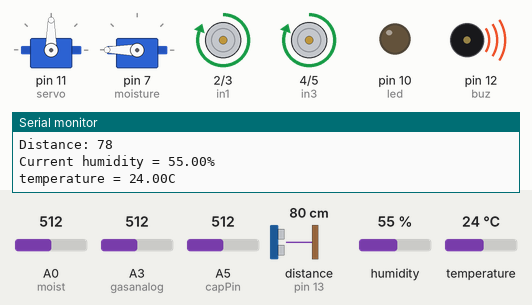
Bench run of a sketch on a simulated Arduino Uno, built with avr-gcc and run on an emulated ATmega328P. On the bench: 2 × servo, motor-driver pin pairs drawn as motors (green arrow = first pin HIGH = forward, orange = second pin HIGH = backward, longer = more drive), output pins drawn as LEDs (lit = HIGH), buzzer (waves = sounding, pin HIGH), the last lines printed to the serial monitor. Wiring (inferred from the names in the program): ultrasonic range finder: trigger pin 8; echo pin 13. The test bench sets the inputs (shaded band); at power-on: distance to the obstacle (sensor on pin 13) 80 cm, A0 (moist) = 512, A3 (gasanalog) = 512, A5 (capPin) = 512, humidity 55 %, temperature 24 °C. The echo pulse lasts 58.3 µs per cm; pins used as bus, display or sensor lines are not drawn.

Above: at 8.2 s.
8.3 s: distance to the obstacle (sensor on pin 13) set to 29 cm
At 9.79 s:
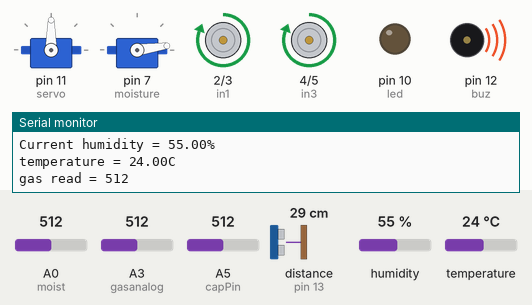
16.3 s: distance to the obstacle (sensor on pin 13) set to 24 cm
At 17.61 s:
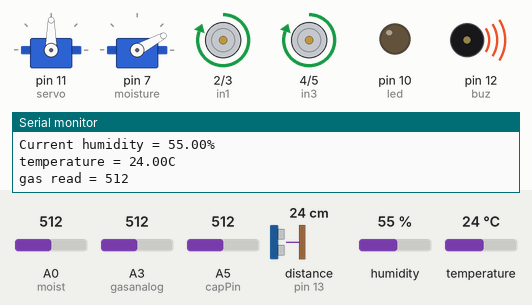
At 20.6 s:
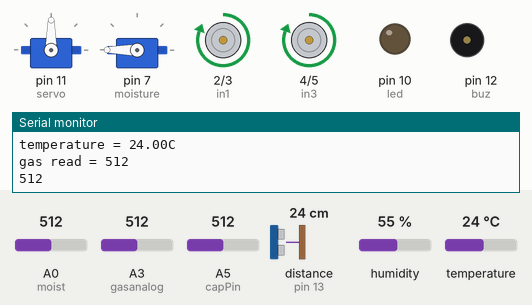
25.3 s: A0 (moist) set to 884
37.0 s: A0 (moist) set to 911
40.5 s: A3 (gasanalog) set to 30
45.9 s: distance to the obstacle (sensor on pin 13) set to 299 cm
At 51.22 s:
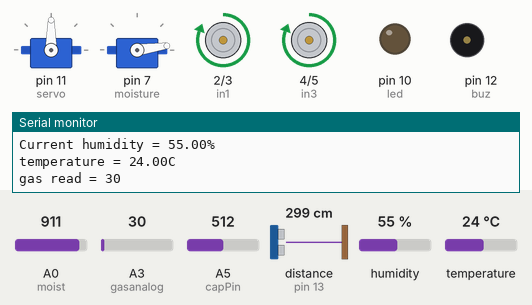
Timing chart, 0 to 54.1 s (numbered marks = the images above; inputs shaded):
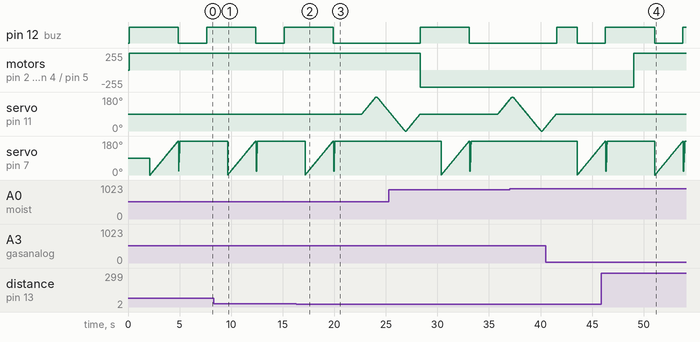

The sketch:

maincode.ino
```cpp
//arduino code
/*the IDE of the arduino will not compile this code until you download the libraries mintioned in the code ,, the first library is "dht" library and the second is
"Servo" library .. if you use the code without downloading libraries , the IDE will show compiling errors*/
#include <Servo.h>      //the Servo library
#include "dht.h"        //the humidty sensor library
const int trigPin = 8;  // trig pin of ultrasonic
const int echoPin = 13; // echo pin of ultrasonic
long duration;          // the time taken by ultrawaves from the emmiting side to the receving side
int distance;           // the distance travelled by the ultrawaves
#define dht_apin A2     // the analog pin of the humidty sensor (because it depends on resistance)
#define gasanalog A3    // the analog pin of the gas sensor (because it depends on resistance)
#define capPin A5       // the first analog receving pin of the metal detector
#define pulsePin A4     // the second analog receving pin of the metal detecor
#define led 10          // the OUTPUT of the Led of the metal detector
#define in1  2          // the first pin controlling with the direction of the right motor
#define in2  3          // the second pin controling with the direction of the right motor
#define in3  4          // the first pin controlling with the direction of the left motor
#define in4  5          // the second pin controling with the direction of the left motor
#define buzzer 9        // the pin controling the buzzer of metal detector
int buz = 12;           // the pin controling the buzzer of the (gas sensor, humidty sensor and moisture sensor)
#define moist A0        // the pin receving the analog read of the moisture sensor because it woks as a variable resistance
int moistureread;       // the variable taking it's value form the pin "A0" especially the pin called "moist"
int deg;                // the degree of rotation of moisture servo

long sumExpect=0;       // the first variable responsibel for metal detector calculation
long ignor=0;           // the second variable responsibel for metal detector calculation
long diff=0;            // the third variable responsibel for metal detector calculation
long pTime=0;           // the fourth variable responsibel for metal detector calculation
long buzPeriod=0;


dht DHT;                   //function from the library "dht.h" that actives the humidty/tempreature sensor
Servo servo;               //function from the library "Servo.h" to define the first servo
Servo moisture;            //function from the library "Servo.h" to define the second servo
void setup () {

  pinMode (trigPin, OUTPUT);  //set the pin "trigpin" to be an output for the data
  pinMode (echoPin, INPUT);   //set the pin "echopin" to be an input for the data
  pinMode (in1, OUTPUT);      //set the pin "in1" to be an output to give HIGH or LOW signals from the arduino to the H-Bridge control the direction of rotation for the motor
  pinMode (in2, OUTPUT);      //set the pin "in2" to be an output to give HIGH or LOW signals from the arduino to the H-Bridge control the direction of rotation for the motor
  pinMode (in3, OUTPUT);      //set the pin "in3" to be an output to give HIGH or LOW signals from the arduino to the H-Bridge control the direction of rotation for the motor
  pinMode (in4, OUTPUT);      //set the pin "in4" to be an output to give HIGH or LOW signals from the arduino to the H-Bridge control the direction of rotation for the motor
  pinMode(pulsePin,OUTPUT);   //set the pin of the pulse of the metal detector to give pulses to the metal detector by the arduino
  pinMode(capPin, INPUT);     //set the capacitor pin of the metal detector to be an input to read the capacitor by the arduino analog pins
  pinMode(led, OUTPUT);       //set the led pin resposible for the metal detector to be an output

  digitalWrite(pulsePin, LOW); //set the pulse pin of the metal detector to LOW in a kind of saftey step to get the accurate reading
  digitalWrite(buzzer, LOW);   //set the buzzer pin of the metal detector to LOW to stop it from buzzing if it was buzzing befor restarting the arduino

  Serial.begin(9600);          //start the serial number (9600) so the rate of transferring data to the arduino is 9600 bits/second
  servo.attach(11);            //attach the servo of the ultrasonic in the pin 11
  moisture.attach(7);          //attach the servo of the moisture sensor in the pin 7
  pinMode(buzzer, OUTPUT);     //set the mode of the buzzer of the metal detector to be an output
  pinMode(buz, OUTPUT);        //set the mode of the other sensors (gas sensor, humidty sensor adn smoiture sensor) to be an output
}

void loop () {

    measure();                 //A defined function below that measures the distance using ultrasonic and put the value in the variable called "distance" declared above...
                               // first robot turning condition

    if(distance<25){                           //if the distance in front of the robot was less than 25 cms, the ultrasonic will turn right and see if the robot can turn right or no
        for(deg=90 ; deg<=180 ; deg+=1){       //a for function responsible for the movment of the servo holding the ultrasonic to right
          servo.write(deg);                    //giving the servo the values of the counting for function to turn right
          delay(15); }                         //delay for the servo to prevent it from turning very fast
    measure();                                 //A defined function below that measures the distance using ultrasonic and put the value in the variable called "distance" declared above...
        if(distance>25){               //if the distance in the right dirction was more than 25 cms .. then the robot will turn right
          digitalWrite(in1, HIGH);     //giving the "in" pins of a motor HIGH and LOW values makes the motor rotating in specific direction
          digitalWrite(in2, LOW);      //for exmaple if a motor was given a HIGH, LOW values respectively according to my connections, the motor will move forward
          digitalWrite(in3, LOW);      //here the first motor will move forward becuase it's given HIGH, LOW values respectively ...
          digitalWrite(in4, HIGH);}    //and the second motor will move backwards because it's given LOW, HIGH values respectivley.. and the net movment of the robot will be turning right

        if(distance<25){                  //if the distance in the right direction was less than 25 cms, the ultrasonic will turn left and see if the robot can turn right or no
        for(deg=180 ; deg>=0 ; deg-=1){   //a for function responsible for the movment of the servo holding the ultrasonic to left
          servo.write(deg);               //giving the servo the values of the counting for function to turn left
          delay(15);}                     //delay for the servo to prevent it from turning very fast
    measure();                            //A defined function below that measures the distance using ultrasonic and put the value in the variable called "distance" declared above...

        for(deg=0 ; deg<=90 ; deg+=1){    //a for function responsible for the movment of the servo holding the ultrasonic to the standard position
          servo.write(deg);               //giving the servo the values of the counting for function to go to the standard position
          delay(15);}                     //delay for the servo to prevent it from turning very fast
        if(distance>25){
          digitalWrite(in1, LOW);    //giving the "in" pins of a motor HIGH and LOW values makes the motor rotating in specific direction
          digitalWrite(in2, HIGH);   //for exmaple if a motor was given a HIGH, LOW values respectively according to my connections, the motor will move forward
          digitalWrite(in3, HIGH);   //here the first motor will move backwards becuase it's given LOW, HIGH values respectively ...
          digitalWrite(in4, LOW);}   //and the second motor will move forward because it's given HIGH, LOW values respectivley.. and the net movment of the robot will be turning left
        if(distance<25){
          digitalWrite(in1, LOW);    //giving the "in" pins of a motor HIGH and LOW values makes the motor rotating in specific direction
          digitalWrite(in2, HIGH);   //for exmaple if a motor was given a HIGH, LOW values respectively according to my connections, the motor will move forward
          digitalWrite(in3, LOW);    //here the first motor will move backwards becuase it's given LOW, HIGH values respectively ...
          digitalWrite(in4, HIGH);}  //and the second motor will move backwards because it's given LOW, HIGH values respectivley.. and the net movment of the robot will be moving back..
                    }}
       else {
        digitalWrite(in1, HIGH);     //giving the "in" pins of a motor HIGH and LOW values makes the motor rotating in specific direction
        digitalWrite(in2, LOW);      //for exmaple if a motor was given a HIGH, LOW values respectively according to my connections, the motor will move forward
        digitalWrite(in3, HIGH);     //here the first motor will move forward becuase it's given HIGH, LOW values respectively ...
        digitalWrite(in4, LOW);}     //and the second motor will move forward because it's given HIGH, LOW values respectivley.. and the net movment of the robot will be moving forward


    DHT.read11(dht_apin);                     //function in the library of the humity/tempreature sensor that reads the humidty and temp.
    Serial.print("Current humidity = ");      //function called "print" is used to display the wards "Current humidity = " in the serial monitor
    Serial.print(DHT.humidity);               //function called "print" is used to display the determined humidty in the serial monitor
    Serial.println("%  ");                    //this function "println" is a function used also to display something in the serial monitor and taking new line after pinting..
    Serial.print("temperature = ");           //the same as the functions explained above..
    Serial.print(DHT.temperature);            //the same as the functions explained above..
    Serial.println("C  ");                    //the same as the functions explained above..

      if (DHT.humidity>=10){             //if the relative humidty was more than 10% ...
      digitalWrite(buz, HIGH);}          //the buzzer will make a sound
      delay(1000);                       //this delay is made to determin the humidty, if the humidty was high, the buzzer will make sound, but because 3 sensors work on the same
                                         //-same buuzer, if the humidty was high but the gas read wasn't high, the buuzer will not make sound for more than some microseconds...
      if(DHT.humidity<10){               //if the relative humidty was less than 10% ...
      digitalWrite(buz, LOW);}           //the buzzer will stop making sound

      int gasread = analogRead(gasanalog);   //declaring the variable called gas read that takes it's value form the analog read in the pin A3
      Serial.print("gas read = ");           //printing the words "gas read =" on the serial monitor
      Serial.println(gasread);               //printing the value of the gas read on the serial monitor

      if(gasread >=50) {                //if the gas read was above 50 and hydrogen or ch4 or propane or carbon monoxide were detected..
      digitalWrite(buz, HIGH);}         //the buzzer will make sound
      delay(1000);                      //this delay is made to determin the gasread, if the gasread was high, the buzzer will make sound, but because 3 sensors work on the same
                                        //-same buuzer, if the gasread was high but the moisture read wasn't high, the buuzer will not make sound for more than some microseconds...
      if(gasread< 50){                   //if the gasread was less than 50 ...
      digitalWrite(buz, LOW);}           //the buzzer will stop making sound

      for (deg=0 ; deg<= 180 ; deg = deg+1){    //for function responsible for the moisture sensor servo movment
      moisture.write(deg);                      //giving the moisture servo the value of the variable "deg" to let it turn
      delay(15);}                               //delay for the servo to prevent it from turning very fast

      moistureread=analogRead(moist);           //giving the variable called moistureread the analog read value of the pin A0
      Serial.println(moistureread);             //a "println" function used to display the read of the moisture sensor and taking new line after printing

      if(moistureread>900){                     //if the moisture read was more than 900 *this value may seem huge compared to the normal moist of mars but the moisture sensor was used
      digitalWrite(buz, HIGH);}                 //-used without the lm393 compiling chip... so it's very sensitive for humidty, of the humidty was just a little higher than normal
                                                //-normal .. the buzzer will make sound
      if(moistureread<900){                     //if the moisture read was less than 900, the buzzer will stop making sound
      digitalWrite(buz, LOW);}                  //here in the moisture part no delay was used because the buzzer will have long time to make sound before the code is repeated

      for (deg=180; deg>=0; deg=deg+1){         //this for function is responsible for making the servo turn back to it's standard position
      moisture.write(deg);}                     // the end of the code ^-^

 /* ***************************************************************************** the metal detector part ***************************************************************************** */
  int minval=1023;
  int maxval=0;
  long unsigned int sum=0;

    for (int i=0; i<256; i++){        //this is roughly long "For Function" .... nessecary for the metal detector ...
    //reset the capacitor
    pinMode(capPin,OUTPUT);
    digitalWrite(capPin,LOW);
    delayMicroseconds(20);
    pinMode(capPin,INPUT);
    applyPulses();
                                     //read the charge of capacitor
    int val = analogRead(capPin);    //takes 13x8=104 microseconds
    minval = min(val,minval);
    maxval = max(val,maxval);
    sum+=val;

    long unsigned int cTime=millis();
    char buzState=0;

     if (cTime<pTime+10){
     if (diff>0)
     buzState=1;
     else if(diff<0)
     buzState=2;}

     if (cTime>pTime+buzPeriod){
     if (diff>0)
     buzState=1;

     else if (diff<0)
     buzState=2;
     pTime=cTime; }

     if (buzPeriod>300)
     buzState=0;

      if (buzState==0){
      digitalWrite(led, LOW);
      noTone(buzzer);}

      else if (buzState==1){
      tone(buzzer,2000);
      digitalWrite(led, HIGH);}

      else if (buzState==2){
      tone(buzzer,500);
      digitalWrite(led, HIGH);}
    }                                 //the end of the long for function ...

  sum-=minval;                       //subtract minimum and maximum value to remove spikes
  sum-=maxval;

  if (sumExpect==0)
  sumExpect=sum<<6; //set sumExpect to expected value
  long int avgsum=(sumExpect+32)>>6;
  diff=sum-avgsum;

    if (abs(diff)<avgsum>>10){
    sumExpect=sumExpect+sum-avgsum;
    ignor=0;}

    else
    ignor++;
    if (ignor>64){
    sumExpect=sum<<6;
    ignor=0;}

    if (diff==0)
    buzPeriod=1000000;
    else
    buzPeriod=avgsum/(2*abs(diff));
}

 /* ***************************************************************************** the metal detector part ***************************************************************************** */

void measure(){
digitalWrite(trigPin, LOW);           //set the trigger pin of the ultrasonic to LOW in a kind of satey step to ensure that the reading of the echo will be right
delayMicroseconds(2);                 //micro-seconed delay fot the ultrasonic
digitalWrite(trigPin, HIGH);          //set the trigger pin to HIGH to send the ultrasignals
delayMicroseconds(10);                //micro-seconed delay to give the ultrasonic the suitable time to send the ultrawaves properly
digitalWrite(trigPin, LOW);           //set the trigger pin to LOW after the ultrawaves are sent
duration = pulseIn(echoPin, HIGH);    //use the pulseIn function to determine the time took by the ultrawaves to reflect on an obsacle and go back to the echo side
distance= duration*0.034/2;           //calculating the distance taken by the ultrawaves using the law "distance=time*speed" in the terms of the speed of ultrawaves (340 meters/second)
Serial.print("Distance: ");           //printing in the serial monitor the word "distance" to print the distance determined by the ultrasonic after it
Serial.println(distance);             //printing the distance and taking new line after the printing the value to avoid the interferance of the multiple data
delay(100);                           //giving the arduino small rest after measuring the distance
}
void applyPulses(){

 for (int i=0;i<3;i++) {
  digitalWrite(pulsePin,HIGH); //take 3.5 uS
  delayMicroseconds(3);
  digitalWrite(pulsePin,LOW);  //take 3.5 uS
  delayMicroseconds(3);}}
```

Measured:
- the behaviour switches between 26 and 25 cm on distance to the obstacle (sensor on pin 13) (found by bisection; images 1 and 2)
- after the input at 16.3 s, pin 12 (buz): goes on until 19.9 s, then stays LOW; servo on pin 11 (servo): rises from 90° to 180° in 1.4 s, then falls to 103° in 1.3 s; servo on pin 7 (moisture): goes on until 20.1 s, then stays 180°
- after the input at 45.9 s, motor on pin 2 (in1) / pin 3 (in2), motor on pin 4 (in3) / pin 5 (in4): backward 255/255 → forward 255/255 after 3.2 s; servo on pin 11 (servo): stops changing and stays 90°
